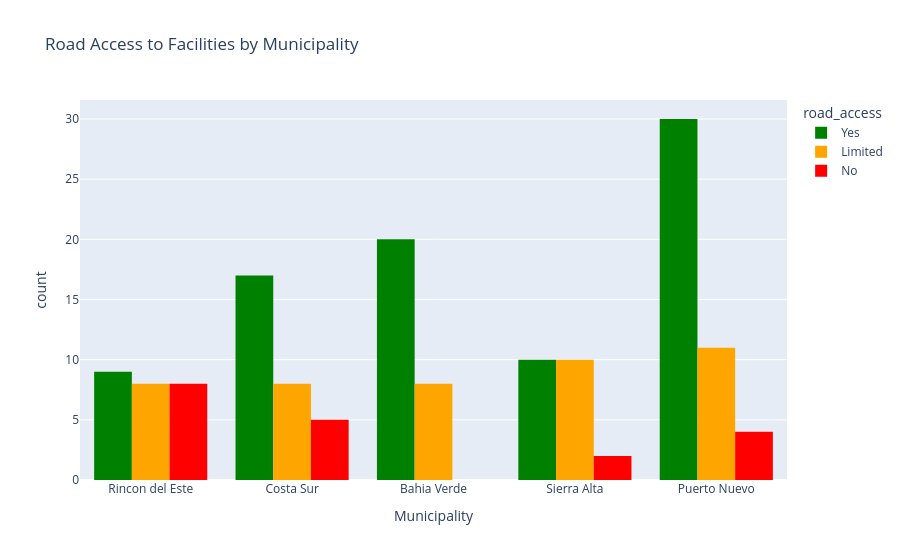

The notebook cell this image was saved under:
### Code cell
access = ['Yes', 'Limited', 'No']
access_color = dict(zip(access,['green','orange','red']))

fig = px.histogram(
    df, 
    x='municipality', 
    color='road_access', 
    barmode='group', # Use 'stack' if you prefer stacked bars
    title='Road Access to Facilities by Municipality',
    labels={'municipality': 'Municipality'},
    category_orders={
        'road_access': access,
        'municipality': severity_order['municipality']
    },
    color_discrete_map=access_color
)
fig.show()

### Figure 1 — Plotly figure (JSON) as saved in the notebook; plotly's stock layout.template omitted (floating-point values rounded to 4 significant figures)
{"data": [{"alignmentgroup": "True", "bingroup": "x", "hovertemplate": "road_access=Yes<br>Municipality=%{x}<br>count=%{y}<extra></extra>", "legendgroup": "Yes", "marker": {"color": "green", "pattern": {"shape": ""}}, "name": "Yes", "offsetgroup": "Yes", "orientation": "v", "showlegend": true, "type": "histogram", "x": ["Puerto Nuevo", "Puerto Nuevo", "Puerto Nuevo", "Puerto Nuevo", "Puerto Nuevo", "Puerto Nuevo", "Puerto Nuevo", "Puerto Nuevo", "Puerto Nuevo", "Puerto Nuevo", "Puerto Nuevo", "Puerto Nuevo", "Puerto Nuevo", "Puerto Nuevo", "Puerto Nuevo", "Puerto Nuevo", "Puerto Nuevo", "Puerto Nuevo", "Puerto Nuevo", "Puerto Nuevo", "Puerto Nuevo", "Puerto Nuevo", "Puerto Nuevo", "Puerto Nuevo", "Puerto Nuevo", "Puerto Nuevo", "Puerto Nuevo", "Puerto Nuevo", "Puerto Nuevo", "Puerto Nuevo", "Sierra Alta", "Sierra Alta", "Sierra Alta", "Sierra Alta", "Sierra Alta", "Sierra Alta", "Sierra Alta", "Sierra Alta", "Sierra Alta", "Sierra Alta", "Costa Sur", "Costa Sur", "Costa Sur", "Costa Sur", "Costa Sur", "Costa Sur", "Costa Sur", "Costa Sur", "Costa Sur", "Costa Sur", "Costa Sur", "Costa Sur", "Costa Sur", "Costa Sur", "Costa Sur", "Costa Sur", "Costa Sur", "Bahia Verde", "Bahia Verde", "Bahia Verde", "Bahia Verde", "Bahia Verde", "Bahia Verde", "Bahia Verde", "Bahia Verde", "Bahia Verde", "Bahia Verde", "Bahia Verde", "Bahia Verde", "Bahia Verde", "Bahia Verde", "Bahia Verde", "Bahia Verde", "Bahia Verde", "Bahia Verde", "Bahia Verde", "Bahia Verde", "Rincon del Este", "Rincon del Este", "Rincon del Este", "Rincon del Este", "Rincon del Este", "Rincon del Este", "Rincon del Este", "Rincon del Este", "Rincon del Este"], "xaxis": "x", "yaxis": "y"}, {"alignmentgroup": "True", "bingroup": "x", "hovertemplate": "road_access=Limited<br>Municipality=%{x}<br>count=%{y}<extra></extra>", "legendgroup": "Limited", "marker": {"color": "orange", "pattern": {"shape": ""}}, "name": "Limited", "offsetgroup": "Limited", "orientation": "v", "showlegend": true, "type": "histogram", "x": ["Puerto Nuevo", "Puerto Nuevo", "Puerto Nuevo", "Puerto Nuevo", "Puerto Nuevo", "Puerto Nuevo", "Puerto Nuevo", "Puerto Nuevo", "Puerto Nuevo", "Puerto Nuevo", "Puerto Nuevo", "Sierra Alta", "Sierra Alta", "Sierra Alta", "Sierra Alta", "Sierra Alta", "Sierra Alta", "Sierra Alta", "Sierra Alta", "Sierra Alta", "Sierra Alta", "Costa Sur", "Costa Sur", "Costa Sur", "Costa Sur", "Costa Sur", "Costa Sur", "Costa Sur", "Costa Sur", "Bahia Verde", "Bahia Verde", "Bahia Verde", "Bahia Verde", "Bahia Verde", "Bahia Verde", "Bahia Verde", "Bahia Verde", "Rincon del Este", "Rincon del Este", "Rincon del Este", "Rincon del Este", "Rincon del Este", "Rincon del Este", "Rincon del Este", "Rincon del Este"], "xaxis": "x", "yaxis": "y"}, {"alignmentgroup": "True", "bingroup": "x", "hovertemplate": "road_access=No<br>Municipality=%{x}<br>count=%{y}<extra></extra>", "legendgroup": "No", "marker": {"color": "red", "pattern": {"shape": ""}}, "name": "No", "offsetgroup": "No", "orientation": "v", "showlegend": true, "type": "histogram", "x": ["Puerto Nuevo", "Puerto Nuevo", "Puerto Nuevo", "Puerto Nuevo", "Sierra Alta", "Sierra Alta", "Costa Sur", "Costa Sur", "Costa Sur", "Costa Sur", "Costa Sur", "Rincon del Este", "Rincon del Este", "Rincon del Este", "Rincon del Este", "Rincon del Este", "Rincon del Este", "Rincon del Este", "Rincon del Este"], "xaxis": "x", "yaxis": "y"}], "layout": {"barmode": "group", "legend": {"title": {"text": "road_access"}, "tracegroupgap": 0}, "title": {"text": "Road Access to Facilities by Municipality"}, "xaxis": {"anchor": "y", "categoryarray": ["Rincon del Este", "Costa Sur", "Bahia Verde", "Sierra Alta", "Puerto Nuevo"], "categoryorder": "array", "domain": [0, 1], "title": {"text": "Municipality"}}, "yaxis": {"anchor": "x", "domain": [0, 1], "title": {"text": "count"}}}}
